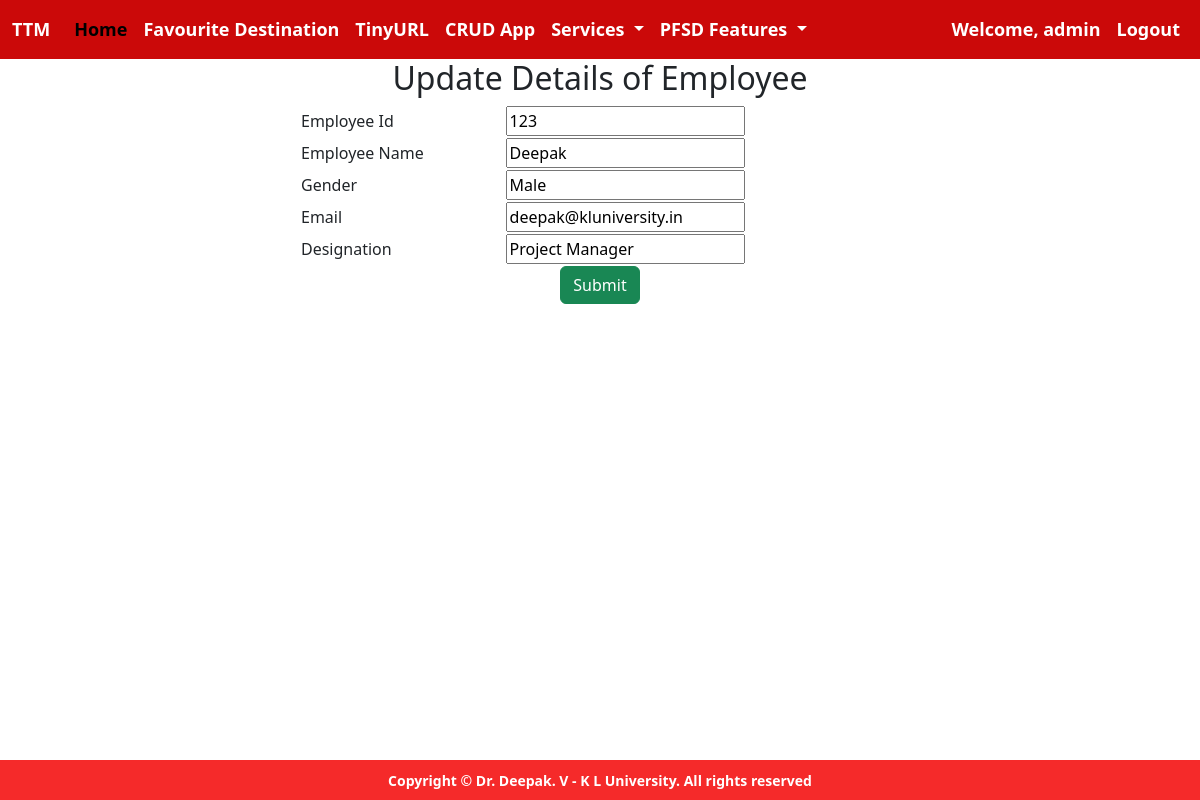
Screenshot of /app/edit/1 (signed in) with the database file from the repository.
### crud_app/models.py (models this page shows)
class Employee(models.Model):
    EmpId = models.CharField(max_length=3)
    EmpName = models.CharField(max_length=200)
    EmpGender = models.CharField(max_length=10)
    EmpEmail = models.EmailField()
    EmpDesignation = models.CharField(max_length=150)
    class Meta:
        db_table="Employee"

### crud_app/views.py (the view, shortened to what this page needs)
# urls.py: path('edit/<int:pk>', views.edit_emp, name='edit-emp'),
def edit_emp(request,pk):
    employees = Employee.objects.get(id=pk)
    context = {
        'employees': employees,
    }
    return render(request,'edit.html',context)

### templates/edit.html (shortened to what this page needs)
{% extends 'Navbar.html' %}
{% block body %}
    <h2 style="text-align:center"> Update Details of Employee </h2>
    <form method="POST">
        <table style="width:50%" align="center">
            <tr>
                <td>Employee Id</td>
                <td><input type="text" value="{{ employees.EmpId }}" name="EmpId"></td>
            </tr>
            <tr>
                <td>Employee Name</td>
                <td><input type="text" value="{{ employees.EmpName }}" name="EmpName"></td>
            </tr>
            <tr>
                <td>Gender</td>
                <td><input type="text" value="{{ employees.EmpGender }}" name="EmpGender"></td>
            </tr>
            <tr>
                <td>Email</td>
                <td><input type="email" value="{{ employees.EmpEmail }}" name="EmpEmail"></td>
            </tr>
            <tr>
                <td>Designation</td>
                <td><input type="text" value="{{ employees.EmpDesignation }}" name="EmpDesignation"></td>
            </tr>
            <tr>
                <td colspan="2" align="center"><input type="submit" class="btn btn-success"></td>
            </tr>
        </table>
    </form>
{% endblock %}

### templates/Navbar.html (shortened to what this page needs)
<!DOCTYPE html>
<html lang="en">
<head>
    <link href="https://cdn.jsdelivr.net/npm/bootstrap@5.3.2/dist/css/bootstrap.min.css" rel="stylesheet">
</head>
<body>
<nav class="navbar navbar-expand-lg navbar-light" style="background-color: #cb0909;">
  <div class="container-fluid">
    <a class="navbar-brand" href="{% url 'home1' %}">TTM</a>
    <div class="collapse navbar-collapse" id="navbarNavDropdown">
      <ul class="navbar-nav">
        <li class="nav-item">
          <a class="nav-link active" aria-current="page" href="{% url 'home1' %}">Home</a>
        </li>
          <li class="nav-item">
          <a class="nav-link" href="#">Favourite Destination</a>
        </li>
          <li class="nav-item">
          <a class="nav-link" href="http://127.0.0.1:8000/module2/">TinyURL</a>
        </li>
          <li class="nav-item">
          <a class="nav-link" href="http://127.0.0.1:8000/app/">CRUD App</a>
        </li>
        <li class="nav-item dropdown">
          <a class="nav-link dropdown-toggle" href="#" id="navbarDropdownMenuLink1" role="button" data-bs-toggle="dropdown" aria-expanded="false">
            Services
          </a>
        </li>
        <li class="nav-item dropdown">
          <a class="nav-link dropdown-toggle" href="#" id="navbarDropdownMenuLink2" role="button" data-bs-toggle="dropdown" aria-expanded="false">
            PFSD Features
          </a>
        </li>
          </ul>
        <ul  class="navbar-nav ms-auto">
<li>
        {% if user.is_authenticated %}
        <li class="nav-item">
        <span class="nav-link">Welcome, {{ user.username }}</span>
    </li>
          <li class="nav-item">
          <a class="nav-link" href="{% url 'logout' %}">Logout</a>
          </li>
        {% endif %}
 </li>
      </ul>
    </div>
  </div>
</nav>
{% block body %}
{% endblock %}
<footer id="sticky-footer" class="flex-shrink-0 py-2">
    <div class="container text-center">
      <small>Copyright &copy; Dr. Deepak. V - K L University. All rights reserved</small>
    </div>
  </footer>
</body>
</html>

### templates/Navbar.html (style rules this page uses)
.navbar { font-size: 18px; color: white; }
.navbar-brand, .navbar-nav .nav-link { font-size: 18px; font-weight: bold; color: white; }
#sticky-footer { position: fixed; bottom: 0; left: 0; right: 0; background-color: #F52A2A ; color: white; padding: 10px; font-weight: bold; }

### rows the page displays
Employee: EmpId "123", EmpName "Deepak", EmpGender "Male", EmpEmail "deepak@kluniversity.in", EmpDesignation "Project Manager"

### other values shown
{{ user.username }} "admin"
